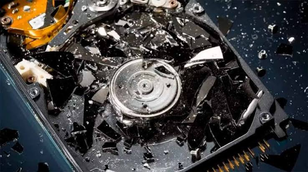
#> input picture data/disco_duro.png, 308 x 172 px, shrunk from 738 x 414 before the run
$ python vision.py
#> lines starting #> are read from the running program, lines starting #| are printed output that depends on the picture; after the words box and inside, x2 and y2 are one past the last pixel; in counts of white or black regions, pixels touching at a corner belong together
# src/classifiers/vision.py
from pathlib import Path
import matplotlib
matplotlib.use('Agg') # Configura el backend de Matplotlib en modo no interactivo para evitar errores de interfaz gráfica en entornos web o CLI
import matplotlib.pyplot as plt
# Importa submódulos específicos de scikit-image para entrada/salida (io), conversión de color (color), detección de bordes (feature), umbrales (filters) y etiquetado (measure)
from skimage import io, color, feature, filters, measure
import numpy as np

# Configuración robusta de rutas absolutas (subiendo 3 niveles desde src/classifiers hasta la raíz del proyecto)
ROOT = Path(__file__).resolve().parent.parent.parent
DATA_DIR = ROOT / "data" # Directorio donde se almacenan las imágenes de entrada
ARTIFACTS_DIR = ROOT / "artifacts" # Directorio para guardar resultados y evidencias generadas
ARTIFACTS_DIR.mkdir(exist_ok=True) # Crea la carpeta de artefactos si no existe previamente

# Define la función principal del pipeline, aceptando por defecto el archivo "disco_duro.png"
def ejecutar_vision_soporte(nombre_imagen="disco_duro.png"):
#> called with nombre_imagen = 'disco_duro.png'
    print(f"=== INICIANDO PIPELINE DE VISIÓN: SEMANA 09 ({nombre_imagen}) ===")

    # Construye la ruta completa hacia la imagen seleccionada dentro de la carpeta data
    img_path = DATA_DIR / nombre_imagen
    if not img_path.exists(): # Valida si la imagen existe físicamente
        print(f"Error: No se encontró la imagen en {img_path}")
        return None, None # Retorna nulos si ocurre un error de archivo no encontrado

    # Carga la imagen desde el disco usando scikit-image
    image_color = io.imread(img_path)
#> image_color is the input picture: shape (172, 308, 3); mean R, G, B 67.2, 65.1, 64.5
    # Comprueba si la imagen tiene canales de color (RGB/RGBA, shape de 3 dimensiones)
    if len(image_color.shape) == 3:
        image = color.rgb2gray(image_color) # Convierte la imagen a escala de grises si es a color
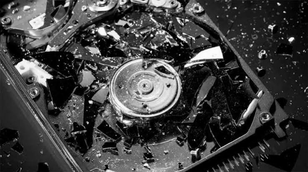
#> image: shape (172, 308) float64; min 0, max 1, mean 0.257
    else:
        image = image_color # La mantiene igual si ya está en escala de grises

    sigma_val = 2.0 # Define el valor de sigma para el filtro gaussiano de suavizado en Canny
    edges = feature.canny(image, sigma=sigma_val) # Aplica el algoritmo de detección de contornos Canny
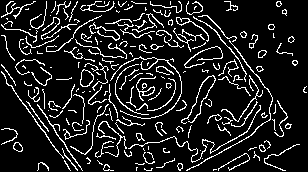
#> edges: shape (172, 308) bool; 12.5% white in thin lines or dots

    threshold = filters.threshold_otsu(image) # Calcula automáticamente el umbral óptimo global mediante el método de Otsu
#> threshold = 0.354
    mask = image > threshold # Genera una máscara binaria binarizando la imagen con base en el umbral de Otsu
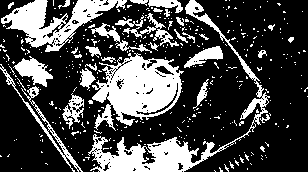
#> mask: shape (172, 308) bool; 28.8% white; 393 white regions (362 under 20 px), largest, box (x1, y1, x2, y2) and area: (92, 53, 184, 131) 3938, (88, 0, 270, 172) 3583, (1, 0, 127, 52) 2551

    labels = measure.label(mask) # Etiqueta los grupos de píxeles conectados en regiones distintas
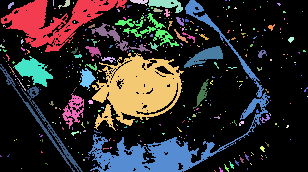
#> labels: shape (172, 308) int32; 394 distinct labels, from 0 to 393; one colour per label, 0 black
    num_regiones = labels.max() # Obtiene el número total de regiones conectadas encontradas
#> num_regiones = 393

    print(f"Umbral automático Otsu obtenido: {round(threshold, 4)}")
#| Umbral automático Otsu obtenido: 0.3535
    print(f"Número de regiones conectadas encontradas: {num_regiones}")
#| Número de regiones conectadas encontradas: 393

    # Configura una figura de Matplotlib con una cuadrícula de 1 fila y 3 columnas para mostrar la comparativa visual
    fig, axes = plt.subplots(1, 3, figsize=(15, 5))
    axes[0].imshow(image, cmap="gray") # Muestra la imagen original en escala de grises
    axes[0].set_title("Original (Escala de Grises)")
    axes[1].imshow(edges, cmap="gray") # Muestra el mapa de contornos detectados por Canny
    axes[1].set_title(f"Contornos (Canny, sigma={sigma_val})")
    axes[2].imshow(mask, cmap="gray") # Muestra la máscara binaria obtenida por el umbral de Otsu
    axes[2].set_title("Máscara Binaria (Otsu)")

    for ax in axes:
        ax.axis("off") # Desactiva los ejes numéricos en los tres subgráficos para una presentación más limpia

    fig.tight_layout() # Ajusta automáticamente los espacios entre gráficos
    output_path = ARTIFACTS_DIR / "semana09_vision.png" # Define la ruta de salida del artefacto visual combinado
    fig.savefig(output_path, dpi=160) # Guarda la figura generada en el disco con alta resolución (160 DPI)
    print(f"Evidencia visual guardada exitosamente en: {output_path}")
    print("=== PIPELINE COMPLETADO ===")

    # Retorna los valores numéricos calculados (umbral de Otsu y número de regiones) para usarlos en el dashboard
    return threshold, num_regiones

if __name__ == "__main__":
    ejecutar_vision_soporte() # Ejecuta la función por defecto si el script se invoca directamente desde la terminal
